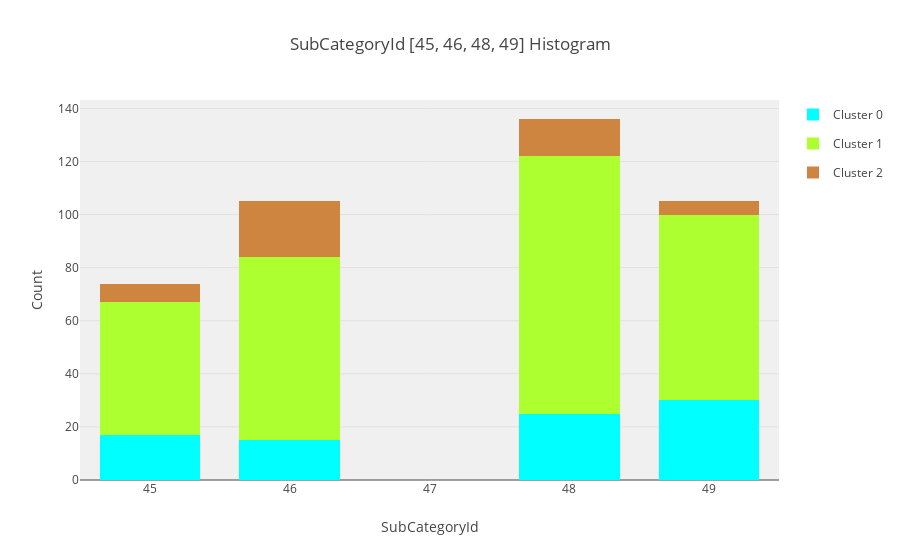

Here is the notebook cell this chart was saved with:
### Code cell
# Let's plot a histogram of [45, 46, 48, 49] SubCategoryId
data_plot = []

for c in range(max(clusters) + 1) :
    
    data_clusters = between_45_49[clusters == c]
    first = True 
    
    for subcategory in [45, 46, 48, 49] :
        data_plot.append(
            go.Histogram(
                x = data_clusters[SUBCATEGORYID_COLUMN][data_clusters[SUBCATEGORYID_COLUMN] == subcategory].values,
                name = 'Cluster ' + str(c),
                legendgroup = c,
                showlegend = first,
                marker = dict(
                    color = COLOR_MAP[c]
                )
            )
        )
        
        first = False
        
        

layout = go.Layout(
    title='SubCategoryId [45, 46, 48, 49] Histogram',
    xaxis=dict(
        title='SubCategoryId'
    ),
    yaxis=dict(
        title='Count'
    ),
    bargap=0.2,
    bargroupgap=0.1,
    barmode='stack',
    plot_bgcolor='rgba(240,240,240, 0.95)'
)

fig = go.Figure(data=data_plot, layout=layout)
offline.iplot(fig)
pio.write_image(fig, get_path('histogram_subcategoryid_45_49'))
Image(get_path('histogram_subcategoryid_45_49'))

### Figure 1 — Plotly figure (JSON) as saved in the notebook; plotly's stock layout.template omitted (floating-point values rounded to 4 significant figures)
{"data": [{"legendgroup": "0", "marker": {"color": "aqua"}, "name": "Cluster 0", "showlegend": true, "type": "histogram", "uid": "df2abc10-3ab7-41e4-9e97-f0d646afd1dd", "x": [45, 45, 45, 45, 45, 45, 45, 45, 45, 45, 45, 45, 45, 45, 45, 45, 45]}, {"legendgroup": "0", "marker": {"color": "aqua"}, "name": "Cluster 0", "showlegend": false, "type": "histogram", "uid": "6a6152fd-10c4-4aca-a61d-507a9bb0bf9a", "x": [46, 46, 46, 46, 46, 46, 46, 46, 46, 46, 46, 46, 46, 46, 46]}, {"legendgroup": "0", "marker": {"color": "aqua"}, "name": "Cluster 0", "showlegend": false, "type": "histogram", "uid": "d8446c02-3347-4e7d-a713-ca7228764cda", "x": [48, 48, 48, 48, 48, 48, 48, 48, 48, 48, 48, 48, 48, 48, 48, 48, 48, 48, 48, 48, 48, 48, 48, 48, 48]}, {"legendgroup": "0", "marker": {"color": "aqua"}, "name": "Cluster 0", "showlegend": false, "type": "histogram", "uid": "8b1d5158-1347-456f-9628-1ef4d51c08ff", "x": [49, 49, 49, 49, 49, 49, 49, 49, 49, 49, 49, 49, 49, 49, 49, 49, 49, 49, 49, 49, 49, 49, 49, 49, 49, 49, 49, 49, 49, 49]}, {"legendgroup": "1", "marker": {"color": "greenyellow"}, "name": "Cluster 1", "showlegend": true, "type": "histogram", "uid": "be123832-3c1e-4edb-aeaa-9e538c4efdf5", "x": [45, 45, 45, 45, 45, 45, 45, 45, 45, 45, 45, 45, 45, 45, 45, 45, 45, 45, 45, 45, 45, 45, 45, 45, 45, 45, 45, 45, 45, 45, 45, 45, 45, 45, 45, 45, 45, 45, 45, 45, 45, 45, 45, 45, 45, 45, 45, 45, 45, 45]}, {"legendgroup": "1", "marker": {"color": "greenyellow"}, "name": "Cluster 1", "showlegend": false, "type": "histogram", "uid": "12af3e02-a921-492b-8508-af464556f310", "x": [46, 46, 46, 46, 46, 46, 46, 46, 46, 46, 46, 46, 46, 46, 46, 46, 46, 46, 46, 46, 46, 46, 46, 46, 46, 46, 46, 46, 46, 46, 46, 46, 46, 46, 46, 46, 46, 46, 46, 46, 46, 46, 46, 46, 46, 46, 46, 46, 46, 46, 46, 46, 46, 46, 46, 46, 46, 46, 46, 46, 46, 46, 46, 46, 46, 46, 46, 46, 46]}, {"legendgroup": "1", "marker": {"color": "greenyellow"}, "name": "Cluster 1", "showlegend": false, "type": "histogram", "uid": "06aded16-b6de-41f9-8a6b-e6a221972ffd", "x": [48, 48, 48, 48, 48, 48, 48, 48, 48, 48, 48, 48, 48, 48, 48, 48, 48, 48, 48, 48, 48, 48, 48, 48, 48, 48, 48, 48, 48, 48, 48, 48, 48, 48, 48, 48, 48, 48, 48, 48, 48, 48, 48, 48, 48, 48, 48, 48, 48, 48, 48, 48, 48, 48, 48, 48, 48, 48, 48, 48, 48, 48, 48, 48, 48, 48, 48, 48, 48, 48, 48, 48, 48, 48, 48, 48, 48, 48, 48, 48, 48, 48, 48, 48, 48, 48, 48, 48, 48, 48, 48, 48, 48, 48, 48, 48, 48]}, {"legendgroup": "1", "marker": {"color": "greenyellow"}, "name": "Cluster 1", "showlegend": false, "type": "histogram", "uid": "b20d40e9-6fb4-42a6-9f35-73a7bbdb12e3", "x": [49, 49, 49, 49, 49, 49, 49, 49, 49, 49, 49, 49, 49, 49, 49, 49, 49, 49, 49, 49, 49, 49, 49, 49, 49, 49, 49, 49, 49, 49, 49, 49, 49, 49, 49, 49, 49, 49, 49, 49, 49, 49, 49, 49, 49, 49, 49, 49, 49, 49, 49, 49, 49, 49, 49, 49, 49, 49, 49, 49, 49, 49, 49, 49, 49, 49, 49, 49, 49, 49]}, {"legendgroup": "2", "marker": {"color": "peru"}, "name": "Cluster 2", "showlegend": true, "type": "histogram", "uid": "78fabb30-098c-48b7-9705-ec3efe3936bc", "x": [45, 45, 45, 45, 45, 45, 45]}, {"legendgroup": "2", "marker": {"color": "peru"}, "name": "Cluster 2", "showlegend": false, "type": "histogram", "uid": "8427c554-218b-4145-a66a-da0eb01a4915", "x": [46, 46, 46, 46, 46, 46, 46, 46, 46, 46, 46, 46, 46, 46, 46, 46, 46, 46, 46, 46, 46]}, {"legendgroup": "2", "marker": {"color": "peru"}, "name": "Cluster 2", "showlegend": false, "type": "histogram", "uid": "67bae013-842b-4015-9a14-ba2a95f05513", "x": [48, 48, 48, 48, 48, 48, 48, 48, 48, 48, 48, 48, 48, 48]}, {"legendgroup": "2", "marker": {"color": "peru"}, "name": "Cluster 2", "showlegend": false, "type": "histogram", "uid": "4c349a10-6cde-49b9-b88d-1a90536ad181", "x": [49, 49, 49, 49, 49]}], "layout": {"bargap": 0.2, "bargroupgap": 0.1, "barmode": "stack", "plot_bgcolor": "rgba(240,240,240, 0.95)", "title": {"text": "SubCategoryId [45, 46, 48, 49] Histogram"}, "xaxis": {"title": {"text": "SubCategoryId"}}, "yaxis": {"title": {"text": "Count"}}}}
